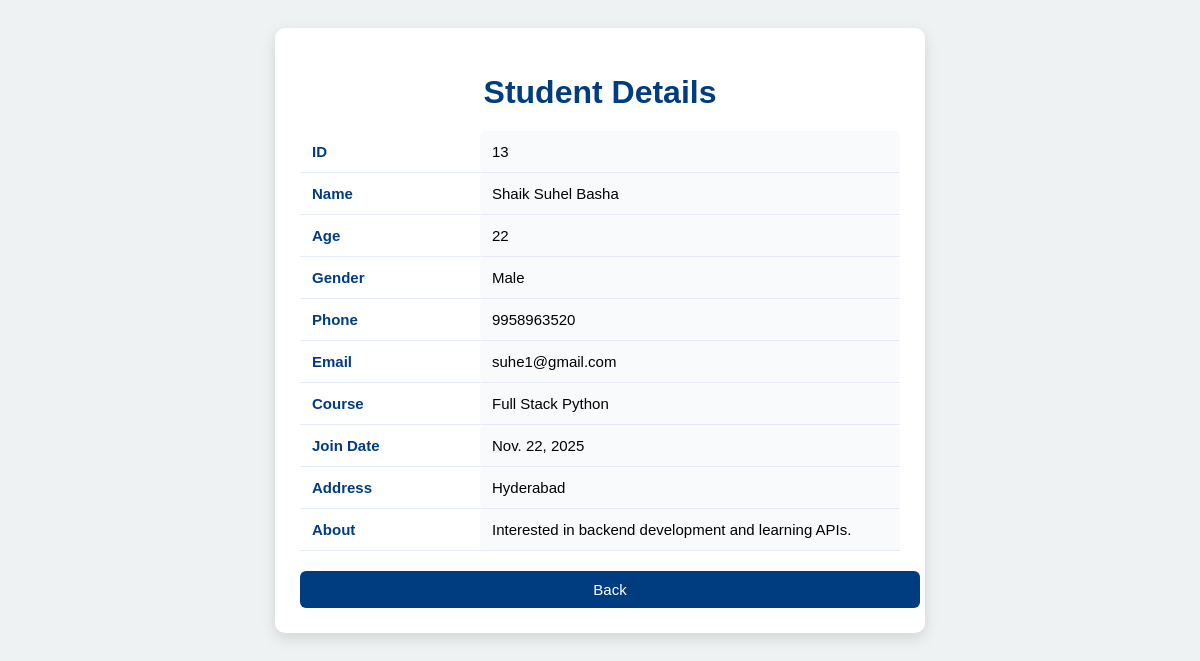
Screenshot of /std/13/ with the database file from the repository.
### App/models.py (models this page shows, shortened)
class Student(models.Model):
    GENDER_CHOICES = (
        ("Male", "Male"),
        ("Female", "Female"),
        ("Other", "Other"),
    )
    name = models.CharField(max_length=100)
    age = models.PositiveIntegerField()
    gender = models.CharField(max_length=10, choices=GENDER_CHOICES)
    phone = models.CharField(max_length=12)
    email = models.EmailField(unique=True)
    course = models.CharField(max_length=100)
    join_date = models.DateField(default=timezone.now)
    address = models.CharField(max_length=255)
    about = models.TextField(max_length=200)

### App/views.py (the view)
# urls.py: path("std/<int:id>/",single_student,name="single"),
def single_student(request,id):
    details = get_object_or_404(Student,id=id)
    return render (request,"view_std.html",{"details":details})

### App/templates/view_std.html (shortened to what this page needs)
<!DOCTYPE html>
<html>
<head>
</head>
<body>
<div class="container">
    <h1>Student Details</h1>
    <table>
        <tr><th>ID</th><td>{{ details.id }}</td></tr>
        <tr><th>Name</th><td>{{ details.name }}</td></tr>
        <tr><th>Age</th><td>{{ details.age }}</td></tr>
        <tr><th>Gender</th><td>{{ details.gender }}</td></tr>
        <tr><th>Phone</th><td>{{ details.phone }}</td></tr>
        <tr><th>Email</th><td>{{ details.email }}</td></tr>
        <tr><th>Course</th><td>{{ details.course }}</td></tr>
        <tr><th>Join Date</th><td>{{ details.join_date }}</td></tr>
        <tr><th>Address</th><td>{{ details.address }}</td></tr>
        <tr><th>About</th><td>{{ details.about }}</td></tr>
    </table>
    <a href="{% url 'main' %}" class="btn-back">Back</a>
</div>
</body>
</html>

### App/templates/view_std.html (style rules this page uses)
body { font-family: Arial, sans-serif; background: #eef2f3; padding: 20px; }
.container { max-width: 600px; margin: auto; background: white; padding: 25px; border-radius: 10px; box-shadow: 0px 5px 15px rgba(0,0,0,0.12); }
h1 { text-align: center; color: #003d80; margin-bottom: 20px; }
table { width: 100%; border-collapse: collapse; font-size: 15px; }
th, td { padding: 12px; border-bottom: 1px solid #e3e9f5; }
th { color: #003d80; width: 30%; text-align: left; }
td { background: #f8fafc; border-radius: 5px; }
.btn-back { display: block; width: 100%; margin-top: 20px; background:#003d80; color:white; padding: 10px; border-radius: 6px; text-align: center; text-decoration: none; font-size: 15px; cursor: pointer; transition: 0.3s; }

### rows the page displays
Student: id "13", name "Shaik Suhel Basha", age "22", gender "Male", phone "9958963520", email "suhe1@gmail.com", course "Full Stack Python", join_date "Nov. 22, 2025", address "Hyderabad", about "Interested in backend development and learning APIs."
